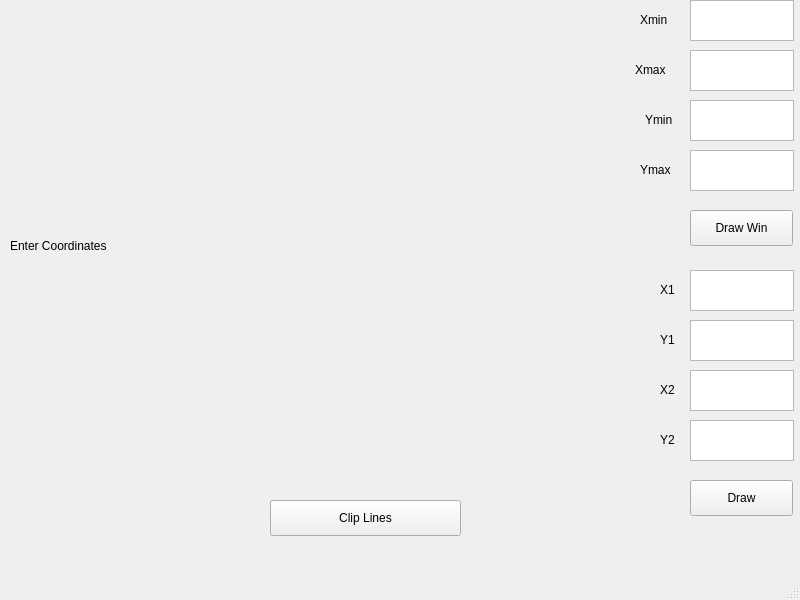
<?xml version="1.0" encoding="UTF-8"?>
<ui version="4.0">
 <class>MainWindow</class>
 <widget class="QMainWindow" name="MainWindow">
  <property name="geometry">
   <rect>
    <x>0</x>
    <y>0</y>
    <width>800</width>
    <height>600</height>
   </rect>
  </property>
  <property name="windowTitle">
   <string>MainWindow</string>
  </property>
  <widget class="QWidget" name="centralwidget">
   <widget class="QTextEdit" name="Ymin">
    <property name="geometry">
     <rect>
      <x>690</x>
      <y>100</y>
      <width>104</width>
      <height>41</height>
     </rect>
    </property>
   </widget>
   <widget class="QLabel" name="label_3">
    <property name="geometry">
     <rect>
      <x>640</x>
      <y>160</y>
      <width>41</width>
      <height>20</height>
     </rect>
    </property>
    <property name="text">
     <string>Ymax</string>
    </property>
   </widget>
   <widget class="QTextEdit" name="Ymax">
    <property name="geometry">
     <rect>
      <x>690</x>
      <y>150</y>
      <width>104</width>
      <height>41</height>
     </rect>
    </property>
   </widget>
   <widget class="QTextEdit" name="Xmin">
    <property name="geometry">
     <rect>
      <x>690</x>
      <y>0</y>
      <width>104</width>
      <height>41</height>
     </rect>
    </property>
   </widget>
   <widget class="QLabel" name="labelx1">
    <property name="geometry">
     <rect>
      <x>640</x>
      <y>10</y>
      <width>41</width>
      <height>20</height>
     </rect>
    </property>
    <property name="text">
     <string>Xmin</string>
    </property>
   </widget>
   <widget class="QLabel" name="label_4">
    <property name="geometry">
     <rect>
      <x>645</x>
      <y>110</y>
      <width>31</width>
      <height>20</height>
     </rect>
    </property>
    <property name="text">
     <string>Ymin</string>
    </property>
   </widget>
   <widget class="QTextEdit" name="Xmax">
    <property name="geometry">
     <rect>
      <x>690</x>
      <y>50</y>
      <width>104</width>
      <height>41</height>
     </rect>
    </property>
   </widget>
   <widget class="QPushButton" name="drawWin">
    <property name="geometry">
     <rect>
      <x>690</x>
      <y>210</y>
      <width>103</width>
      <height>36</height>
     </rect>
    </property>
    <property name="text">
     <string>Draw Win</string>
    </property>
   </widget>
   <widget class="QLabel" name="label_2">
    <property name="geometry">
     <rect>
      <x>635</x>
      <y>60</y>
      <width>41</width>
      <height>20</height>
     </rect>
    </property>
    <property name="text">
     <string>Xmax</string>
    </property>
   </widget>
   <widget class="QLabel" name="label">
    <property name="geometry">
     <rect>
      <x>10</x>
      <y>10</y>
      <width>601</width>
      <height>471</height>
     </rect>
    </property>
    <property name="text">
     <string>Enter Coordinates</string>
    </property>
   </widget>
   <widget class="QTextEdit" name="x2">
    <property name="geometry">
     <rect>
      <x>690</x>
      <y>370</y>
      <width>104</width>
      <height>41</height>
     </rect>
    </property>
   </widget>
   <widget class="QLabel" name="label_5">
    <property name="geometry">
     <rect>
      <x>660</x>
      <y>430</y>
      <width>16</width>
      <height>19</height>
     </rect>
    </property>
    <property name="text">
     <string>Y2</string>
    </property>
   </widget>
   <widget class="QTextEdit" name="y2">
    <property name="geometry">
     <rect>
      <x>690</x>
      <y>420</y>
      <width>104</width>
      <height>41</height>
     </rect>
    </property>
   </widget>
   <widget class="QTextEdit" name="x1">
    <property name="geometry">
     <rect>
      <x>690</x>
      <y>270</y>
      <width>104</width>
      <height>41</height>
     </rect>
    </property>
   </widget>
   <widget class="QLabel" name="labelx1_2">
    <property name="geometry">
     <rect>
      <x>660</x>
      <y>280</y>
      <width>16</width>
      <height>19</height>
     </rect>
    </property>
    <property name="text">
     <string>X1</string>
    </property>
   </widget>
   <widget class="QLabel" name="label_6">
    <property name="geometry">
     <rect>
      <x>660</x>
      <y>380</y>
      <width>16</width>
      <height>19</height>
     </rect>
    </property>
    <property name="text">
     <string>X2</string>
    </property>
   </widget>
   <widget class="QTextEdit" name="y1">
    <property name="geometry">
     <rect>
      <x>690</x>
      <y>320</y>
      <width>104</width>
      <height>41</height>
     </rect>
    </property>
   </widget>
   <widget class="QPushButton" name="helloBtn">
    <property name="geometry">
     <rect>
      <x>690</x>
      <y>480</y>
      <width>103</width>
      <height>36</height>
     </rect>
    </property>
    <property name="text">
     <string>Draw</string>
    </property>
   </widget>
   <widget class="QLabel" name="label_7">
    <property name="geometry">
     <rect>
      <x>660</x>
      <y>330</y>
      <width>16</width>
      <height>19</height>
     </rect>
    </property>
    <property name="text">
     <string>Y1</string>
    </property>
   </widget>
   <widget class="QPushButton" name="clip">
    <property name="geometry">
     <rect>
      <x>270</x>
      <y>500</y>
      <width>191</width>
      <height>36</height>
     </rect>
    </property>
    <property name="text">
     <string>Clip Lines</string>
    </property>
   </widget>
  </widget>
  <widget class="QMenuBar" name="menubar">
   <property name="geometry">
    <rect>
     <x>0</x>
     <y>0</y>
     <width>800</width>
     <height>25</height>
    </rect>
   </property>
  </widget>
  <widget class="QStatusBar" name="statusbar"/>
 </widget>
 <resources/>
 <connections/>
</ui>
